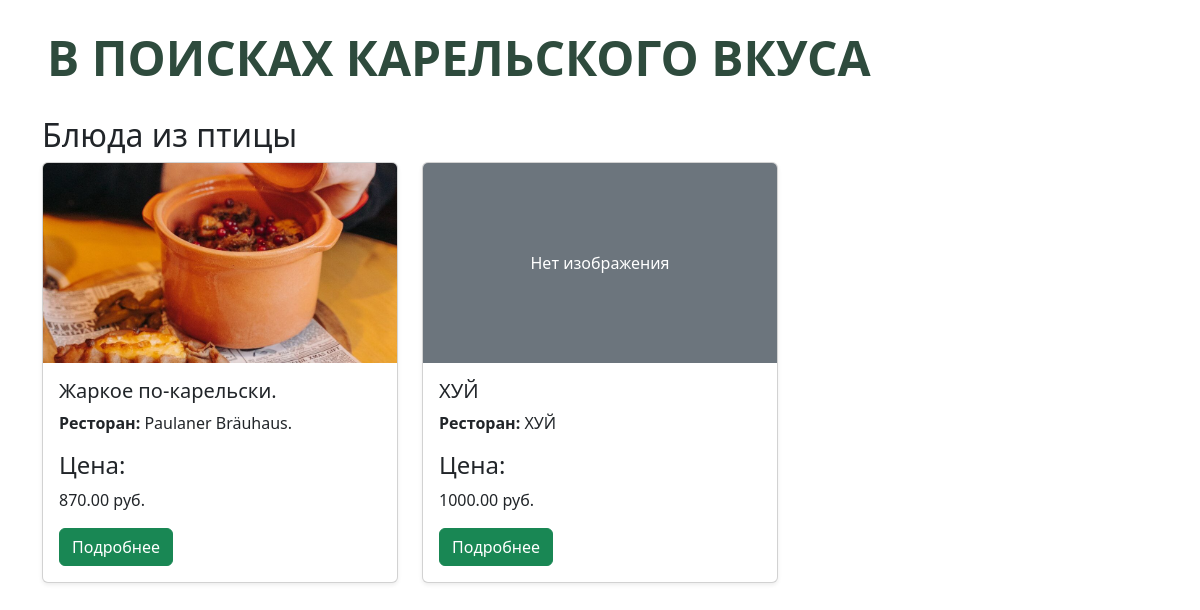
Page /category/1/ on the committed database.
### menu/models.py (models this page shows, shortened)
class Category(models.Model):
    name = models.CharField(max_length=100)

class Dish(models.Model):
    title = models.CharField(max_length=200)
    ingredients = models.TextField()
    price = models.DecimalField(max_digits=6, decimal_places=2)
    restaurant = models.CharField(max_length=200)
    category = models.ForeignKey(Category, on_delete=models.CASCADE)
    image = models.ImageField(upload_to='dish_images/', blank=True, null=True)

### menu/views.py (the view)
# urls.py: path('category/<int:category_id>/', views.category_dishes, name='category_dishes'),
def category_dishes(request, category_id):
    category = get_object_or_404(Category, id=category_id)
    dishes = Dish.objects.filter(category=category)
    return render(request, 'menu/category_dishes.html', {'category': category, 'dishes': dishes})

### menu/templates/menu/category_dishes.html
{% extends 'menu/base.html' %}
{% block content %}
<h2>{{ category.name }}</h2>
<div class="row row-cols-1 row-cols-sm-2 row-cols-md-3 g-4">
    {% for dish in dishes %}
        <div class="col">
            <div class="card h-100 shadow-sm">
                {% if dish.image %}
                    <img src="{{ dish.image.url }}" class="card-img-top object-fit-cover" alt="{{ dish.title }}" style="height: 200px; object-fit: cover;">
                {% else %}
                    <div class="card-img-top bg-secondary text-white d-flex align-items-center justify-content-center" style="height: 200px;">
                        Нет изображения
                    </div>
                {% endif %}
                <div class="card-body">
                    <h5 class="card-title">{{ dish.title }}</h5>
                    <p class="card-text"><strong>Ресторан:</strong> {{ dish.restaurant }}</p>
                    <p class="card-text"><h4>Цена:</h4> {{ dish.price }} руб.</p>
                    <a href="{% url 'dish_detail' dish.id %}" class="btn btn-success">Подробнее</a>
                </div>
            </div>
        </div>
    {% endfor %}
</div>
{% endblock %}

### rows in the picture
Category: name "Блюда из птицы"
Dish: image (picture), title "Жаркое по-карельски.", restaurant "Paulaner Bräuhaus.", price "870.00"
Dish: image "Нет изображения", title "ХУЙ", restaurant "ХУЙ", price "1000.00"
